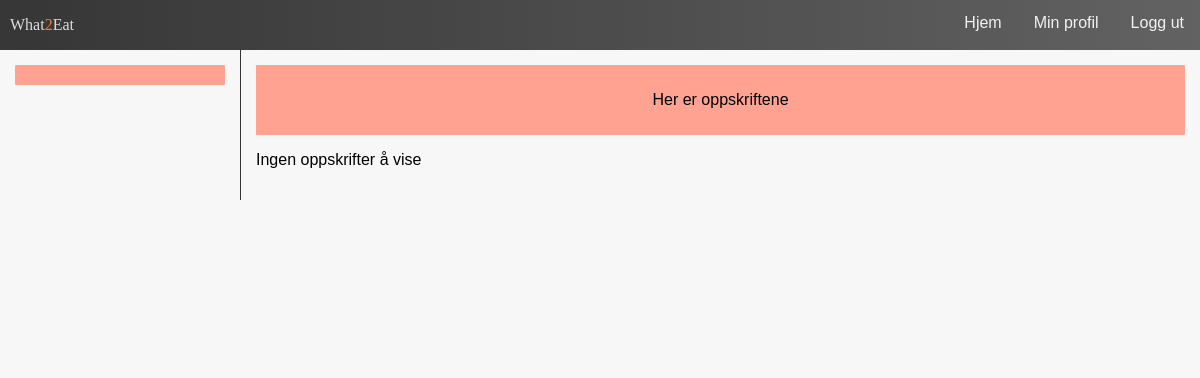
/recipe/, run on an earlier commit of the app's database.
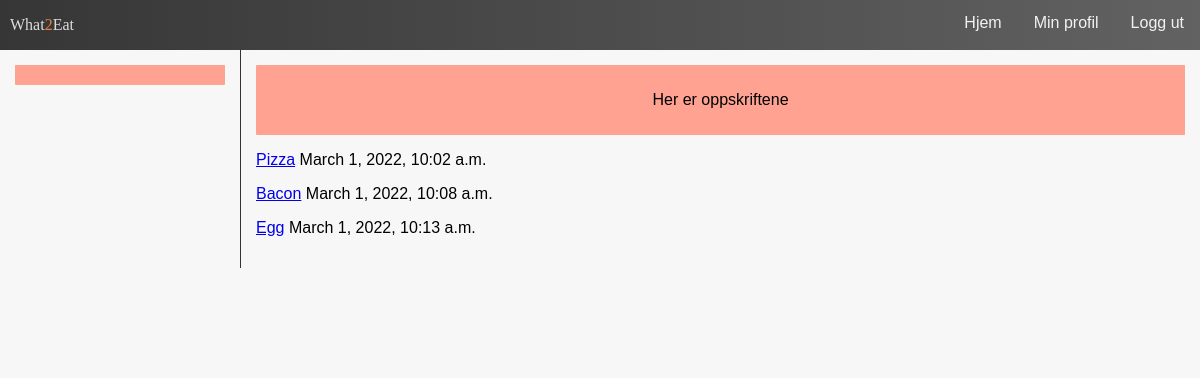
And on a later commit of the database.
### recipe/models.py (models this page shows)
class Recipe(models.Model):
    title = models.CharField(max_length=100)
    publishedDate = models.DateTimeField("date published", auto_now_add=True)
    ingredients = models.CharField(max_length=300)
    description = models.CharField(max_length=1000)
    public = models.BooleanField(default=False) # if true, the recipe should show up in the public feed
    user = models.ForeignKey(User, on_delete=models.CASCADE)
    category = models.CharField(max_length=10,choices = CHOICES)
    def __str__(self):
        return self.title + self.category

### recipe/views.py (the view, shortened to what this page needs)
# urls.py: path("recipe/", views.show_all_recipes, name ="show_all_recipes"), #list of all recipes in db, for developers
def show_all_recipes(request):
    recipeList = Recipe.objects.all()
    print(recipeList)
    context = {'recipeList':recipeList, 'form': categoryForm()}
    return render(request, "recipe.html", context)

### recipe/templates/recipe/recipe.html
{% extends "user/base.html"%}
{% block page_title%}
<p>Her er oppskriftene</p>
{% endblock %}
{% block content %}
 {%if recipeList %}
    {% for recipe in recipeList %}
    <p><a href="/recipe/{{recipe.id}}">{{recipe.title}}</a> {{recipe.publishedDate}}</p>
    {% endfor %}
{% else %}
    <p>Ingen oppskrifter å vise</p>
{% endif %}
{%endblock%}

What changed in the data, as far as the page shows it:
added Recipe: title "Pizza", publishedDate "March 1, 2022, 10:02 a.m."
added Recipe: title "Bacon", publishedDate "March 1, 2022, 10:08 a.m."
added Recipe: title "Egg", publishedDate "March 1, 2022, 10:13 a.m."
Also different on the page:
text no longer shown: "Ingen oppskrifter å vise"
